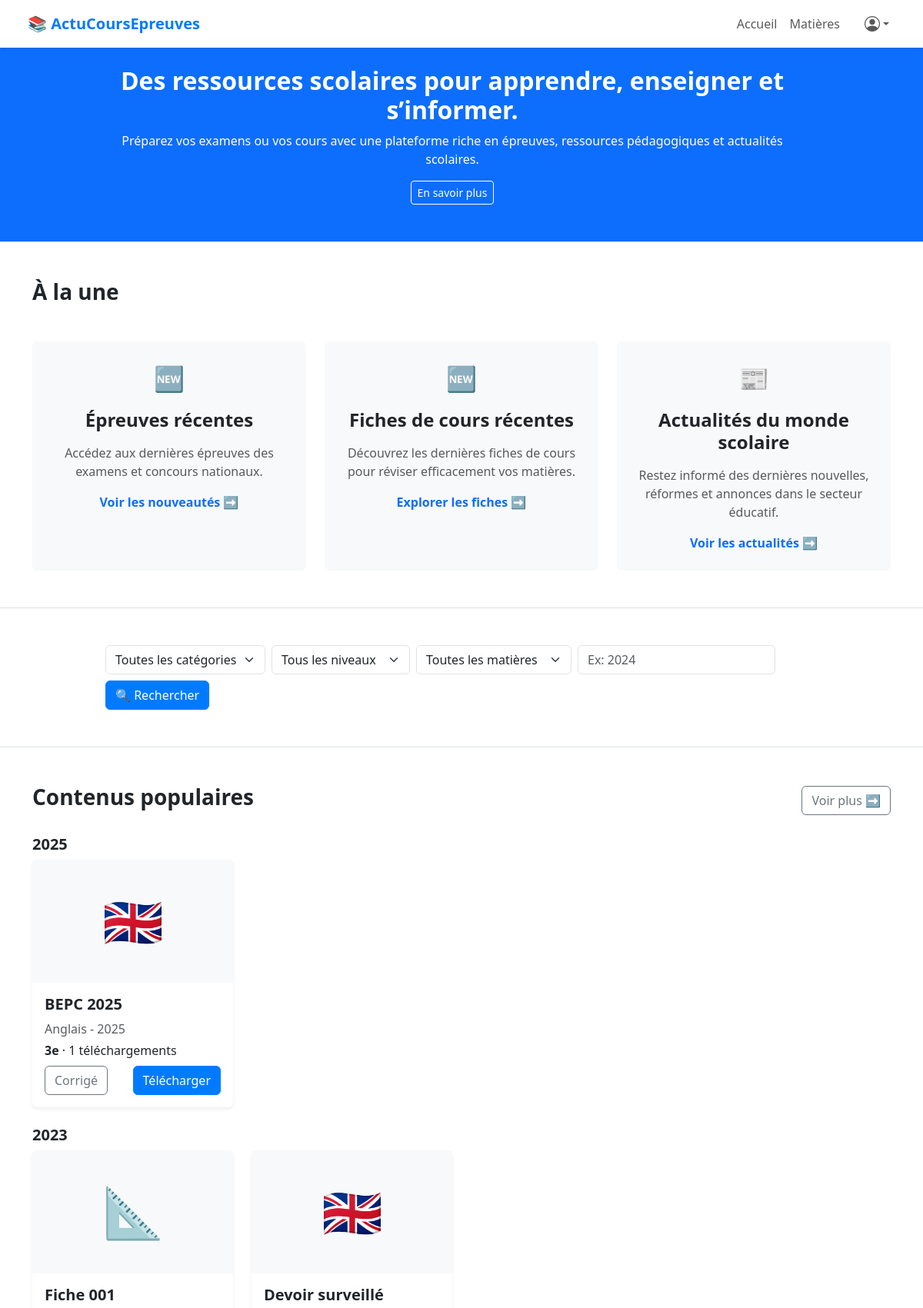
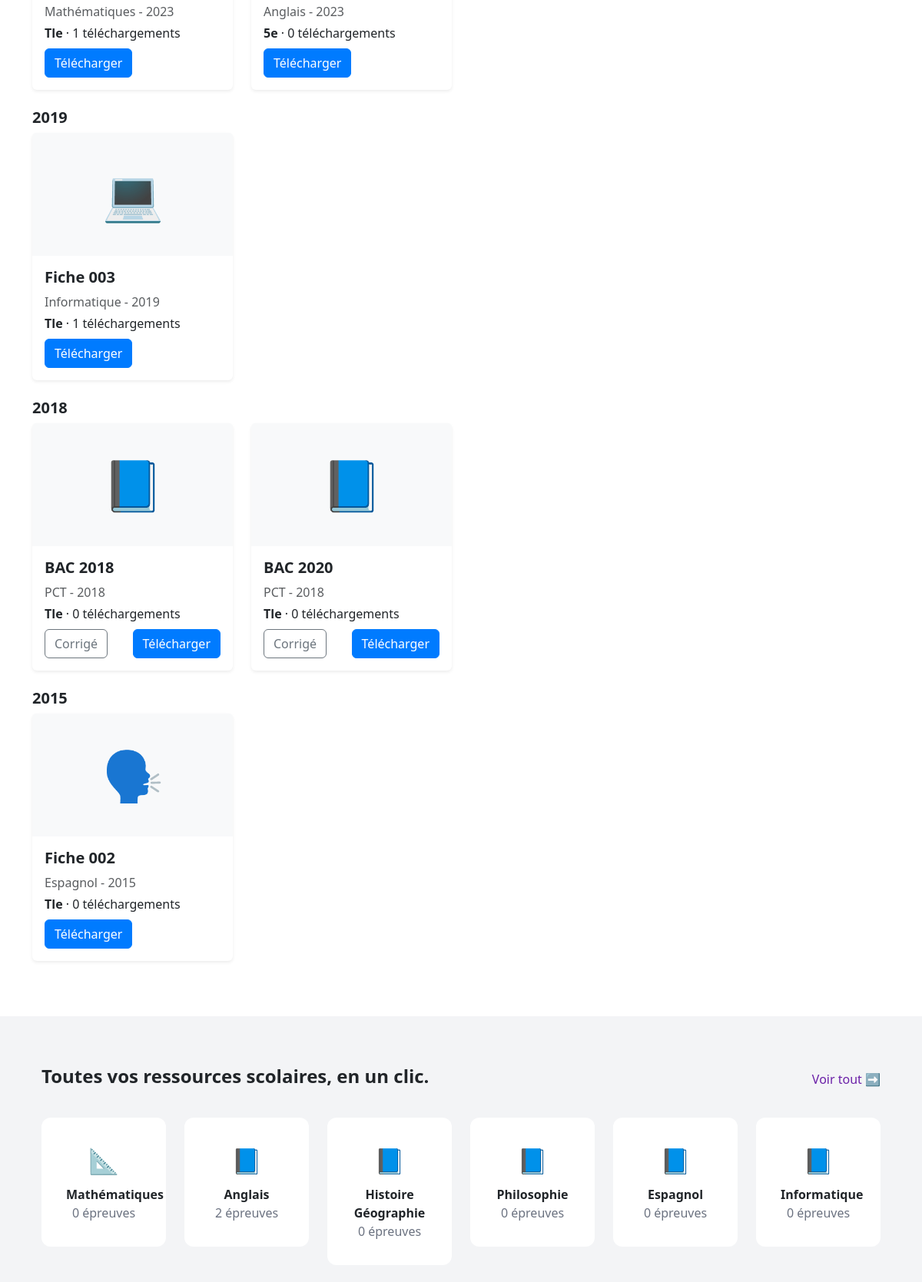
The app's page / (signed in, upper part) with its own data (2 pictures, top to bottom).
### blog/models.py (models this page shows, shortened)
class Epreuve(models.Model):
    niveau = models.CharField(max_length=100, choices=NIVEAUX, default='Tle')
    titre = models.CharField(max_length=255)
    lien_drive = models.URLField(blank=True, null=True)
    lien_drive_corrige = models.URLField(blank=True, null=True)
    prix = models.DecimalField(max_digits=6, decimal_places=2)
    matiere = models.ForeignKey(Matiere, on_delete=models.CASCADE)
    annee = models.PositiveIntegerField(default='2024')
    telechargements = models.IntegerField(default=0)
    created_at = models.DateTimeField(auto_now_add=True)
    utilisateurs_telechargeurs = models.ManyToManyField(User, blank=True)

class Matiere(models.Model):
    nom = models.CharField(max_length=100)
    created_at = models.DateTimeField(auto_now_add=True)
    updated_at = models.DateTimeField(auto_now=True)

class FicheCours(models.Model):
    titre = models.CharField(max_length=200)
    description = models.TextField(blank=True)
    lien_drive = models.URLField(blank=True, null=True)
    matiere = models.ForeignKey(Matiere, on_delete=models.CASCADE)
    prix = models.DecimalField(max_digits=6, decimal_places=2, default=0.0)
    niveau = models.CharField(max_length=100, choices=NIVEAUX, default='Tle')
    annee = models.PositiveIntegerField()
    created_at = models.DateTimeField(auto_now_add=True)
    telechargements = models.PositiveIntegerField(default=0)
    utilisateurs_telechargeurs = models.ManyToManyField(User, blank=True)

### blog/views.py (the view)
# urls.py: 2. Add a URL to urlpatterns:  path('', views.home, name='home')
def home(request):
    matieres = Matiere.objects.annotate(
        nb_epreuves=Count('epreuve'),
        nb_fiches=Count('fichecours')
    )
    for matiere in matieres:
        if matiere.nom == "Mathématiques":
            matiere.icon = "📐"
        elif matiere.nom == "Physique-Chimie":
            matiere.icon = "⚛️"
        elif matiere.nom == "Français":
            matiere.icon = "📚"
        elif matiere.nom in ["SVT", "Sciences de la Vie et de la Terre"]:
            matiere.icon = "🔬"
        else:
            matiere.icon = "📘"
    epreuves = Epreuve.objects.all().select_related('matiere')
    fiches = FicheCours.objects.all()
    for e in epreuves:
        e.type_contenu = 'epreuve'
        e.icon = get_matiere_icon(e.matiere.nom if e.matiere else "")
    for f in fiches:
        f.type_contenu = 'fiche'
        f.icon = get_matiere_icon(f.matiere.nom if f.matiere else "")
    contenus = sorted(
    chain(epreuves, fiches),
    key=lambda c: (c.annee if c.annee else '', c.telechargements),
    reverse=True
    )[:5]   # Limiter aux 5 plus populaires
    contenus_par_annee = defaultdict(list)
    for c in sorted(chain(epreuves, fiches), key=lambda x: (x.annee if x.annee else '', x.telechargements), reverse=True):
        contenus_par_annee[c.annee].append(c)
    return render(request, 'index.html', {
        'matieres': matieres,
        'contenus_populaires': contenus,
        'contenus_par_annee': dict(contenus_par_annee),
    })

### blog/utils.py (called while the page is built)
def get_matiere_icon(nom):
    return {
        "Mathématiques": "📐",
        "Physique-Chimie": "⚛️",
        "Français": "📚",
        "SVT": "🔬",
        "Anglais": "🇬🇧",
        "Histoire-Géographie": "🌍",
        "Philosophie": "🤔",
        "EPS": "🏃",
        "Informatique": "💻",
        "Économie": "💰",
        "Technologie": "🔧",
        "Espagnol": "🗣️",
        "Allemand": "🗣️",
        "Arts Appliqués": "🎨",
    }.get(nom, "📘")

### blog/templates/index.html (shortened to what this page needs)
{% extends 'base.html' %}
{% block content %}
<section class="bg-primary text-white py-5" style="background-color: #007BFF;">
  <div class="container">
    <div class="row align-items-center gx-5 gy-4">
      <div class="row align-items-center justify-content-center text-center">
        <div class="col-lg-10">
          <h3 class="fw-bold h2 mb-2">Des ressources scolaires pour apprendre, enseigner et s’informer.</h3>
          <p class="mb-3">Préparez vos examens ou vos cours avec une plateforme riche en épreuves, ressources pédagogiques et actualités scolaires.</p>
          <div class="d-flex flex-column flex-sm-row justify-content-center">
            <a href="{% url 'apropos' %}" class="btn btn-outline-light btn-sm text-white border-white">En savoir plus</a>
          </div>
        </div>
      </div>
    </div>
  </div>
</section>
<section class="py-5 bg-white border-top">
  <div class="container">
    <div class="mb-5">
      <h3 class="fw-bold">À la une</h3>
    </div>
    <div class="row justify-content-center g-4">
      <div class="col-md-4">
        <div class="bg-light p-4 rounded text-center h-100">
          <div style="font-size: 2rem;">🆕</div>
          <h4 class="fw-bold mt-3">Épreuves récentes</h4>
          <p class="text-muted my-3">
            Accédez aux dernières épreuves des examens et concours nationaux.
          </p>
          <a href="{% url 'epreuves_recentes' %}" class="text-primary fw-semibold text-decoration-none">
            Voir les nouveautés ➡
          </a>
        </div>
      </div>
      <div class="col-md-4">
        <div class="bg-light p-4 rounded text-center h-100">
          <div style="font-size: 2rem;">🆕</div>
          <h4 class="fw-bold mt-3">Fiches de cours récentes</h4>
          <p class="text-muted my-3">
            Découvrez les dernières fiches de cours pour réviser efficacement vos matières.
          </p>
          <a href="{% url 'fiches_recentes' %}" class="text-primary fw-semibold text-decoration-none">
            Explorer les fiches ➡
          </a>
        </div>
      </div>
      <div class="col-md-4">
        <div class="bg-light p-4 rounded text-center h-100">
          <div style="font-size: 2rem;">📰</div>
          <h4 class="fw-bold mt-3">Actualités du monde scolaire</h4>
          <p class="text-muted my-3">
            Restez informé des dernières nouvelles, réformes et annonces dans le secteur éducatif.
          </p>
          <a href="{% url 'actualites' %}" class="text-primary fw-semibold text-decoration-none">
            Voir les actualités ➡
          </a>
        </div>
      </div>
    </div>
  </div>
</section>
<section class="py-5 bg-white border-top">
  <div class="container">
    <div class="row justify-content-center">
      <div class="col-lg-10">
        <form class="row gx-2 gy-2 align-items-center" method="get" action="{% url 'rechercher' %}">
          <div class="col-12 col-md-auto">
            <select class="form-select" name="categorie" style="min-width: 180px;">
              <option value="">Toutes les catégories</option>
            </select>
          </div>
          <div class="col-12 col-md-auto">
            <select class="form-select" name="niveau" style="min-width: 180px;">
              <option value="">Tous les niveaux</option>
            </select>
          </div>
          <div class="col-12 col-md-auto">
            <select class="form-select" name="matiere" style="min-width: 180px;">
              <option value="">Toutes les matières</option>
            </select>
          </div>
          <div class="col-12 col-md-auto">
            <input
              type="number"
              name="annee"
              class="form-control"
              placeholder="Ex: 2024"
              min="1960"
              max="{{ current_year }}"
              value="{{ annee }}"
              style="min-width: 140px;"
            >
          </div>
          <div class="col-12 col-md-auto">
            <button type="submit" class="btn btn-primary w-100">
              🔍 Rechercher
            </button>
          </div>
        </form>
      </div>
    </div>
  </div>
</section>
<section class="py-5 bg-white border-top">
  <div class="container">
    <div class="d-flex justify-content-between align-items-center mb-4">
      <h3 class="fw-bold">Contenus populaires</h3>
      <a href="{% url 'populaires' %}" class="btn btn-outline-secondary voir-tout-btn">
        Voir plus ➡
      </a>
    </div>
    {% for annee, contenus in contenus_par_annee.items %}
       <h5 class="fw-bold">{{ annee }}</h5>
       <div class="row row-cols-1 row-cols-md-2 row-cols-lg-4 g-4 mb-4">
        {% for contenu in contenus|slice:":5" %}
        <div class="col">
          <div class="card h-100 shadow-sm border-0">
            <div class="card-img-top d-flex justify-content-center align-items-center bg-light" style="height: 160px; font-size: 4rem;">
              {{ contenu.icon }}
            </div>
            <div class="card-body">
              <h5 class="card-title fw-bold">{{ contenu.titre }}</h5>
              <p class="text-muted mb-1">
                {% if contenu.matiere %}{{ contenu.matiere.nom }}{% endif %}
                {% if contenu.annee %} - {{ contenu.annee }}{% endif %}
              </p>
              <p class="mb-2">
                <strong>{{ contenu.niveau }}</strong> · {{ contenu.telechargements }} téléchargements
              </p>
              <div class="d-flex justify-content-between">
                {% if contenu.type_contenu == "epreuve" %}
                  {% if contenu.lien_drive_corrige %}
                    <a href="{% url 'telecharger_corrige' contenu.id %}" class="btn btn-outline-secondary">Corrigé</a>
                  {% endif %}
                  <a href="{% url 'telecharger_epreuve' contenu.id %}" class="btn btn-primary">Télécharger</a>
                {% elif contenu.type_contenu == "fiche" %}
                  <a href="{% url 'telecharger_fiche' contenu.id %}" class="btn btn-primary">Télécharger</a>
                {% elif contenu.type_contenu == "guide" %}
                  <a href="{% url 'telecharger_guide' contenu.id %}" class="btn btn-primary">Télécharger</a>
                {% endif %}
              </div>
            </div>
          </div>
        </div>
        {% endfor %}
       </div>
    {% endfor %}
  </div>
</section>
<section style="background-color: #f3f4f6; padding: 4rem 0;">
  <div class="container mx-auto px-4">
    <div style="display: flex; justify-content: space-between; align-items: center; margin-bottom: 2rem;">
      <h2 style="font-weight: bold; font-size: 1.5rem;">Toutes vos ressources scolaires, en un clic.</h2>
      <a href="{% url 'liste_matieres' %}" style="color: #6B21A8; text-decoration: none; font-weight: 500;" onmouseover="this.style.color='#9333EA'" onmouseout="this.style.color='#6B21A8'">
        Voir tout ➡
      </a>
    </div>
    <div style="display: flex; gap: 1.5rem; flex-wrap: wrap; justify-content: space-between;">
      {% for matiere in matieres %}
        <a href="{% url 'contenu_par_matiere' matiere.id %}" style="text-decoration: none; color: inherit; flex: 1; min-width: 160px; max-width: 200px;">
          <div style="background-color: white; padding: 2rem; border-radius: 0.75rem; text-align: center; transition: transform 0.2s;" onmouseover="this.style.transform='scale(1.05)'" onmouseout="this.style.transform='scale(1)'">
            <div style="font-size: 2rem;">{{ matiere.icon }}</div>
            <div style="font-weight: bold; margin-top: 0.5rem;">{{ matiere.nom }}</div>
            <div style="color: #6B7280;">{{ matiere.epreuve_set.count }} épreuves</div>
          </div>
        </a>
      {% endfor %}
    </div>
  </div>
</section>
{% endblock %}

### blog/templates/base.html (style rules this page uses)
body { background-color: #f8f9fa; }
.btn-primary { background-color: #007bff; border-color: #007bff; }

### records on screen
Epreuve: annee "2025", icon "🇬🇧", titre "BEPC 2025", matiere.nom "Anglais", niveau "3e", telechargements "1", shows "Corrigé", shows "Télécharger"
FicheCours: annee "2023", icon "📐", titre "Fiche 001", matiere.nom "Mathématiques", niveau "Tle", telechargements "1", shows "Télécharger"
Epreuve: icon "🇬🇧", titre "Devoir surveillé", matiere.nom "Anglais", annee "2023", niveau "5e", telechargements "0", shows "Télécharger"
FicheCours: annee "2019", icon "💻", titre "Fiche 003", matiere.nom "Informatique", niveau "Tle", telechargements "1", shows "Télécharger"
Epreuve: annee "2018", icon "📘", titre "BAC 2018", matiere.nom "PCT", niveau "Tle", telechargements "0", shows "Corrigé", shows "Télécharger"
Epreuve: icon "📘", titre "BAC 2020", matiere.nom "PCT", annee "2018", niveau "Tle", telechargements "0", shows "Corrigé", shows "Télécharger"
FicheCours: annee "2015", icon "🗣️", titre "Fiche 002", matiere.nom "Espagnol", niveau "Tle", telechargements "0", shows "Télécharger"
Matiere: icon "📐", nom "Mathématiques", epreuve_set.count "0"
Matiere: icon "📘", nom "Anglais", epreuve_set.count "2"
Matiere: icon "📘", nom "Histoire Géographie", epreuve_set.count "0"
Matiere: icon "📘", nom "Philosophie", epreuve_set.count "0"
Matiere: icon "📘", nom "Espagnol", epreuve_set.count "0"
Matiere: icon "📘", nom "Informatique", epreuve_set.count "0"
